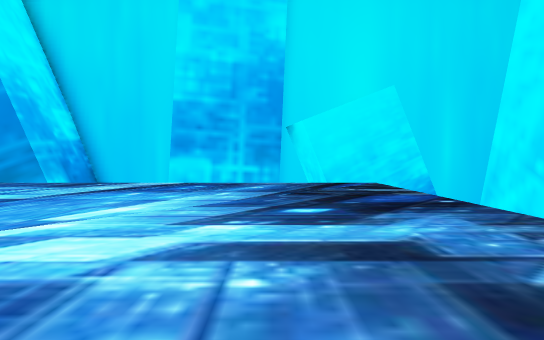
View 1 (above)

19 first-person views from a walk through a 3-D level made in the Unity game engine. The camera is 1.2 m above the floor, tilts 2° down and sees 90° across. The floor is counted in squares, 2 m on a side. Each view is taken from the middle of a square. On the plan, view 1 faces up. The plan holds only what a view shows up to about 9 squares ahead; the rest is blank. The place goes on beyond the plan. The player is left out. Some animated figures are not drawn.

View 2
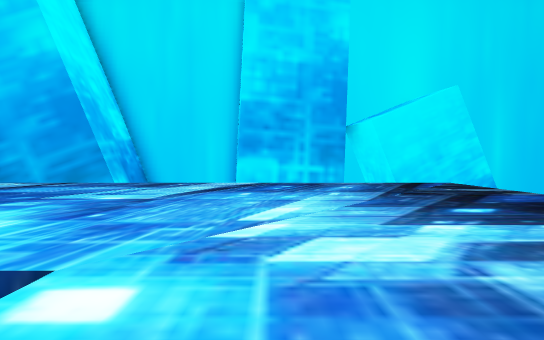

View 3
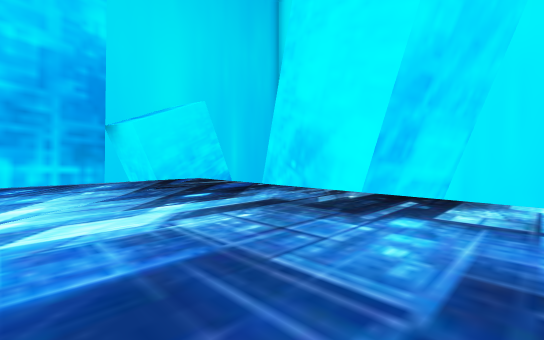

View 4
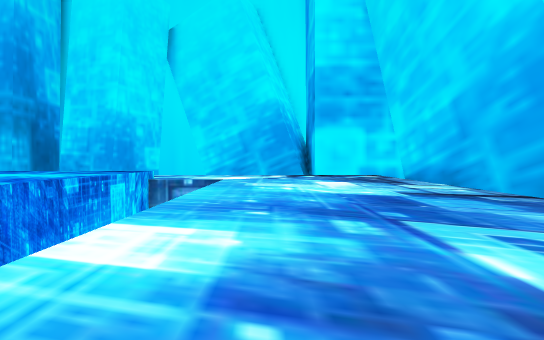

View 5
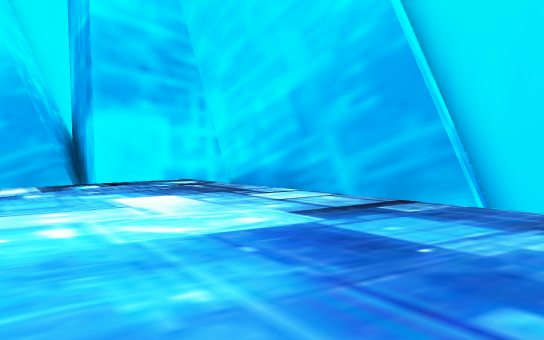

View 6
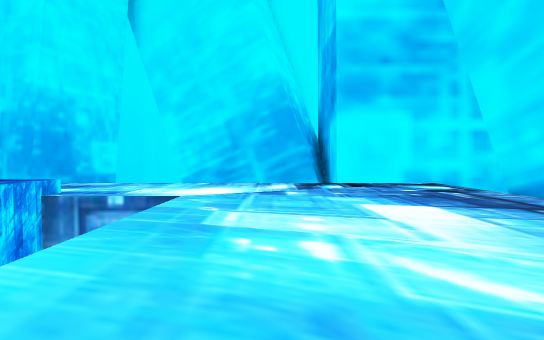

View 7
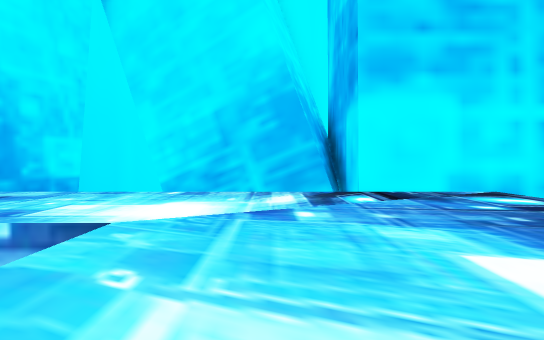

View 8
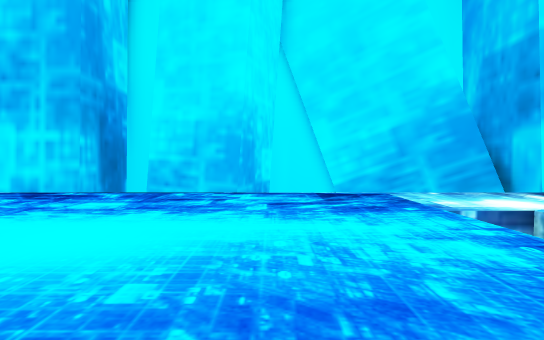

View 9
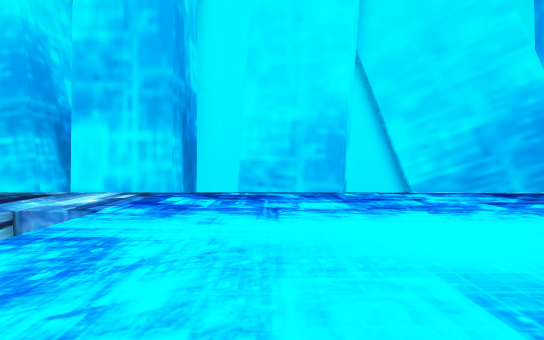

View 10
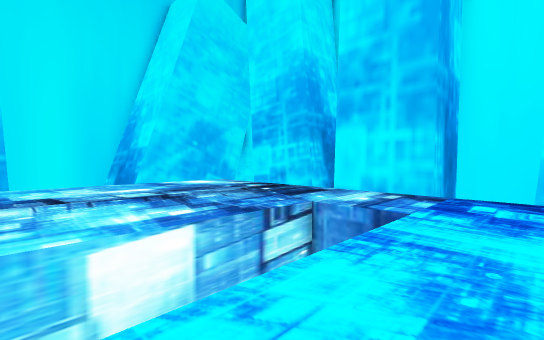

View 11
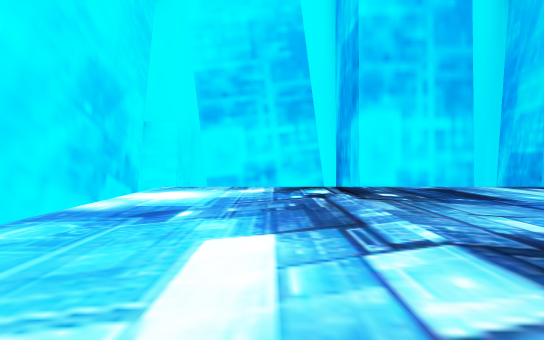

View 12
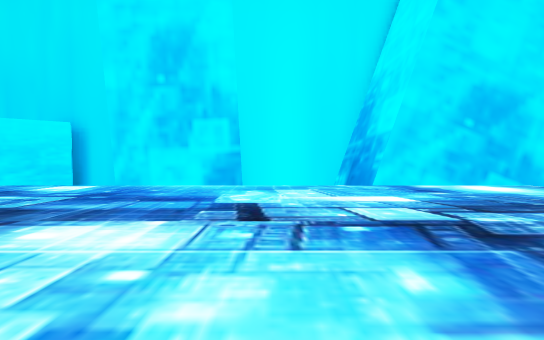

View 13
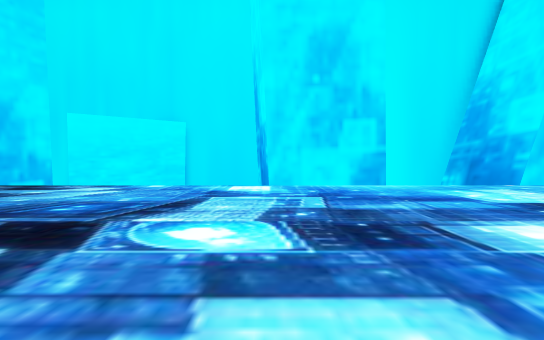

View 14
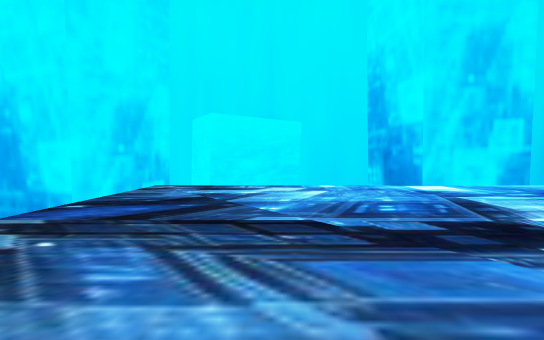

View 15
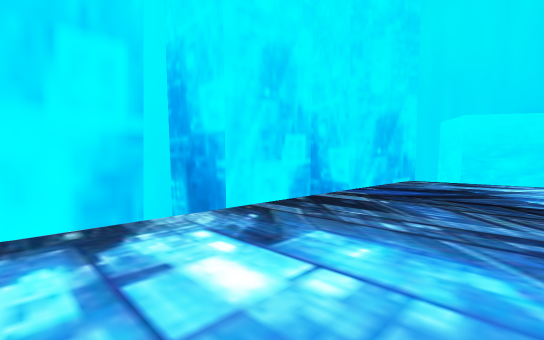

View 16
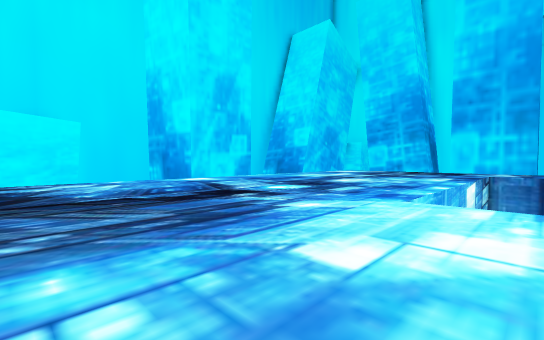

View 17
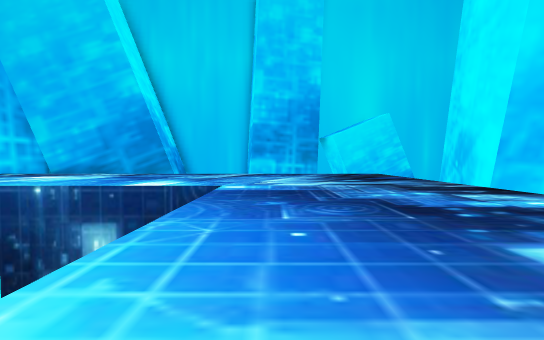

View 18
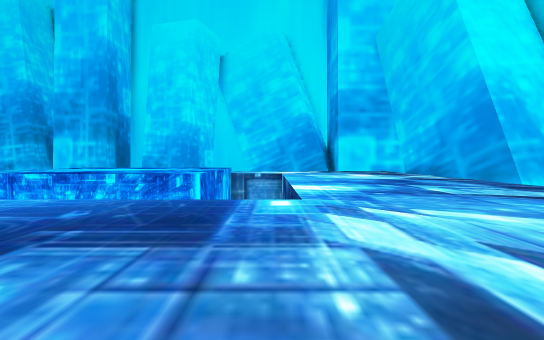

View 19
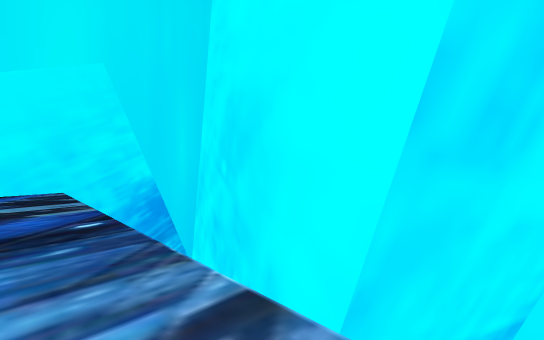

### Floor plan
Key: @ floor where view 1 was taken; # wall or solid block; . main floor; : floor 0.5 m higher than the main floor; / step, stairs or slope; v drop or lower ground.
Columns run from 17 left of view 1 to 5 right of it. Each row starts with its distance up from view 1.
 10   #       #
  9   #       #     #######
  8   #  ######   ###vv##vv
  7   #.................v v
  6   #.................v #
  5 ###.................vv#
  4 ## .................vv
  3 #v .................v#
  2 #v .................v##
  1 #  ...vvvvvvvv......vv#
  0 v  ...        ...@..v
 -1    ../vvvvvv  ......v
 -2    ../:::::v  .....
 -3 vv   /:::::v  ....
 -4 ###  /:::::v  ...
 -5  ##  /:::::v   .
 -6  #v  /:::::v
 -7 v#   /:::::
 -8      /vvvvv
 -9 vv ...        ......v #
-10  # ...vvvvvvvv......v #
-11  # .................v v
-12 ## .................v
-13    .................v v
-14  # .................v v
-15  # .................v v
-16  # .................v v
-17  # .................vvv
-18     vvv   vv##       ##
-19  ######   ####   v## #
-20       #      #  v###v#

Positions as (right, up) in squares from view 1, and headings:
1: (0, 0), facing up
2: (-2, 0), facing up
3: (-2, -1), facing up-right
4: (-3, 3), facing left
5: (-6, 3), facing up-left
6: (-7, 3), facing left
7: (-9, 3), facing left
8: (-7, -3), facing left
9: (-7, -6), facing left
10: (-7, -7), facing down-left
11: (-8, -15), facing left
12: (-8, -11), facing down
13: (-4, -11), facing down
14: (0, -11), facing down
15: (0, -9), facing down-right
16: (1, -9), facing down-left
17: (-2, -5), facing up
18: (1, 1), facing left
19: (2, 1), facing up-right
